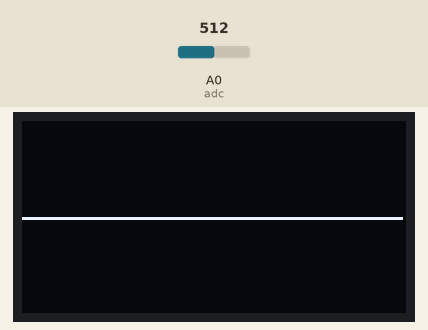
A program run on a simulated ESP8266 board running MicroPython. Shown: 128×64 one-colour display. The inputs (shaded band) are chosen by the test bench; at power-on: A0 (adc) = 512 (analog values on the 0–1023 scale). Library files of the repository ran but are not shown: ssd1306.py.

Above: at 1.2 s.
1.3 s: A0 (adc) set to 716
At 2.5 s:
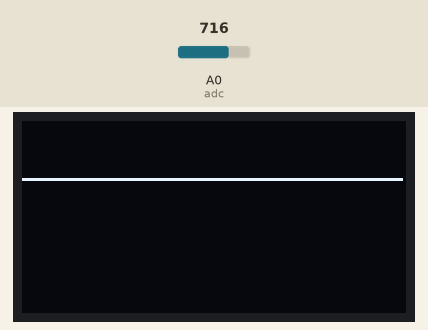
2.8 s: A0 (adc) set to 900
At 3.4 s:
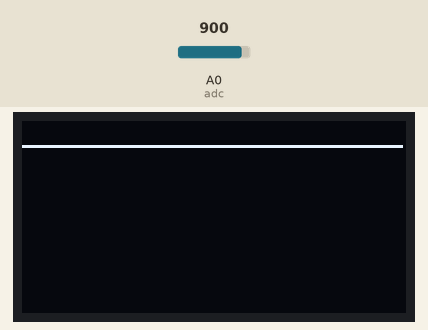
4.3 s: A0 (adc) set to 1023
At 5.2 s:
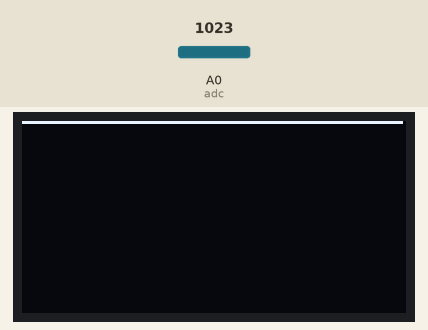
Timing chart, 0 to 7.3 s (numbered marks = the images above; inputs shaded):
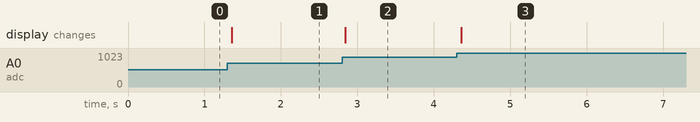

The program:

joystick.py
```python
import time
import machine
import ssd1306


i2c = machine.I2C(scl=machine.Pin(5), sda=machine.Pin(4))
oled = ssd1306.SSD1306_I2C(128, 64, i2c)

try:
    adc = machine.ADC(0)

    while True:
        oled.fill(0)
        val = 63 - int(adc.read() / 1023 * 63)
        for i in range(127):
            oled.pixel(i, val, 1)
        #oled.text(u"%s" % val, 0, 0)
        oled.show()

except Exception as e:
    oled.fill(0)
    oled.text(u'Error:', 0, 0)
    oled.text(u'%s' % e, 0, 10)
    oled.show()
```

Measured:
- after the input at 1.3 s, the display: changes after 0.05 s (image 1)
- after the input at 2.8 s, the display: changes at once (image 2)
- after the input at 4.3 s, the display: changes after 0.06 s (image 3)
